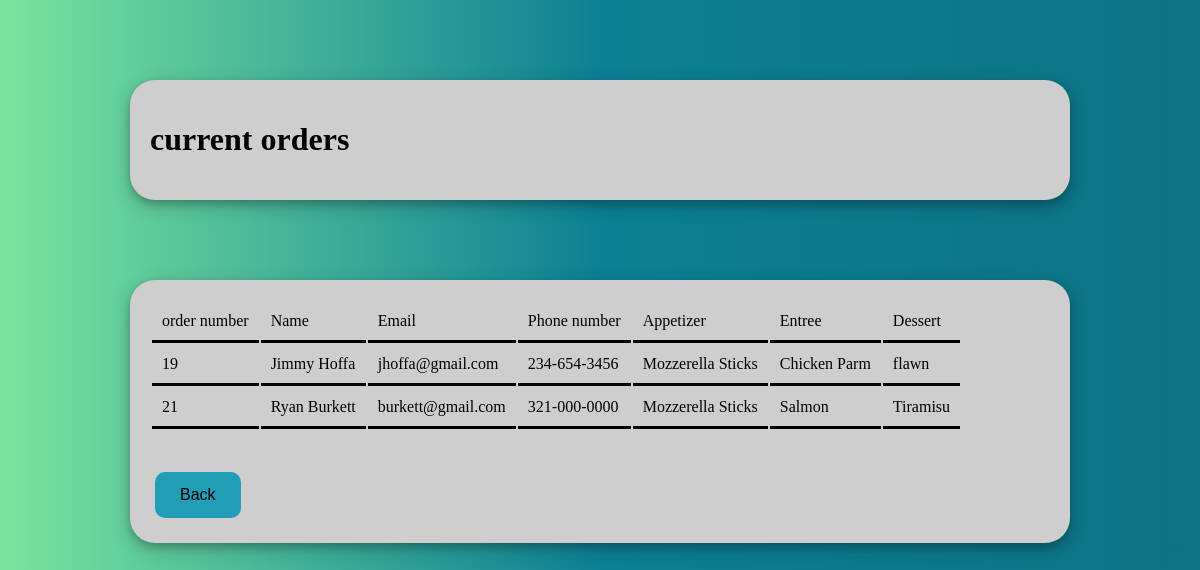
The app's page /admin.php with its own data.
### tables this page shows
CREATE TABLE `CustomerInfo` (
  `id` int(11) NOT NULL,
  `Name` text NOT NULL,
  `Email` text NOT NULL,
  `Pnumber` text NOT NULL,
  `Username` text NOT NULL,
  `Password` text NOT NULL
);

CREATE TABLE `CustomerOrders` (
  `id` int(11) NOT NULL,
  `Apps` text NOT NULL,
  `Entree` text NOT NULL,
  `Dessert` text NOT NULL
);

### database.php (the view, shortened to what this page needs)
<?php
    $connection = null;
        function database_adminView() {
            global $connection;
            if($connection != null) {
                $query = "SELECT id, Name, Email, Pnumber FROM CustomerInfo";
                $results = mysqli_query($connection, $query);
                $query = "SELECT id, Apps, Entree, Dessert FROM CustomerOrders";
                $orderResults = mysqli_query($connection, $query);
                echo("<table><tbody>");
                    echo("<tr>");
                       echo("<td  class ='admintable'>");
                       echo("order number  ");
                       echo("</td>");
                       echo("<td  class ='admintable'>");
                       echo(" Name ");
                       echo("</td>");
                       echo("<td  class ='admintable'>");
                       echo(" Email ");
                       echo("</td>");
                       echo("<td  class ='admintable'>");
                       echo(" Phone number ");
                       echo("</td>");
                       echo("<td  class ='admintable'>");
                       echo(" Appetizer");
                       echo("</td>");
                       echo("<td  class ='admintable'>");
                       echo(" Entree ");
                       echo("</td>");
                       echo("<td  class ='admintable'>");
                       echo(" Dessert ");
                       echo("</td>");
                    echo("</tr>");
                while($row = mysqli_fetch_assoc($results)) {
                    $orderRow = mysqli_fetch_assoc($orderResults);
                    echo("<tr>");
                    echo("<td  class ='admintable'>");
                    echo($row['id']);
                    echo("</td>");
                    echo("<td class ='admintable'>");
                    echo($row['Name']);
                    echo("</td>");
                    echo("<td class ='admintable'>");
                    echo($row["Email"]);
                    echo("</td>");
                    echo("<td class ='admintable'>");
                    echo($row["Pnumber"]);
                    echo("</td>");
                    if($orderRow){
                        echo("<td  class ='admintable'>");
                        echo($orderRow['Apps']);
                        echo("</td>");
                        echo("<td class ='admintable'>");
                        echo($orderRow['Entree']);
                        echo("</td>");
                        echo("<td class ='admintable'>");
                        echo($orderRow["Dessert"]);
                        echo("</td>");
                    }
                    echo("</tr>");
                }
                echo("</tbody></table>");
            }
        }
?>

### admin.php (shortened to what this page needs)
<!DOCTYPE html>
<head>
    <link rel="stylesheet" href="styles/styles.css">
</head>
<body>
<div class="adminview2">
        <h1>current orders</h1>
    </div>
    <div class = "adminview2">
        <?php
        include("database.php");
        database_adminView();
        ?>
        <br><br><button><a href = "index.html">Back</a></button>
</div>
</body>
</html>

### styles/styles.css (style rules this page uses)
body { background-color: rgb(80, 170, 170); background-image: linear-gradient(to right, rgb(122, 228, 157) , rgb(12, 128, 148),rgb(13, 115, 133)); }
button { background-color: #219db6; border: none; border-radius: 10px; color: rgb(0, 0, 0); text-align: center; text-decoration: none; display: inline-block; font-size: 16px; padding: 14px 25px; margin: 5px; }
a { text-decoration: none; color: rgb(0, 0, 0); }
.adminview2 { width: 900px; height: auto; background-color: rgb(206, 206, 206); margin: auto; margin-top: 80px; padding: 20px; border-radius: 25px; opacity: 1.85; box-shadow: 0 4px 8px 0 rgba(0, 0, 0, 0.2), 0 6px 20px 0 rgba(0, 0, 0, 0.19); align-items: center; }
.admintable { color: rgb(0, 0, 0); border-bottom: 3px solid black; padding : 10px; }

### records on screen
customerinfo: id "19", Name "Jimmy Hoffa", Email "jhoffa@gmail.com", Pnumber "234-654-3456", customerorders.Apps "Mozzerella Sticks", customerorders.Entree "Chicken Parm", customerorders.Dessert "flawn"
customerinfo: id "21", Name "Ryan Burkett", Email "burkett@gmail.com", Pnumber "321-000-0000", customerorders.Apps "Mozzerella Sticks", customerorders.Entree "Salmon", customerorders.Dessert "Tiramisu"
